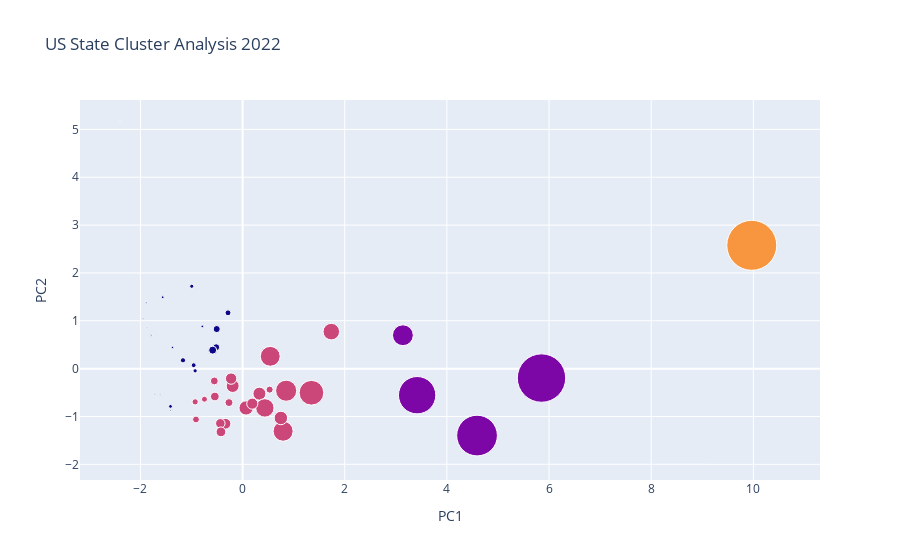

Source (notebook cell):
### Markdown cell above
#### 2022

### Code cell
warnings.filterwarnings('ignore')

clusterdf22, Z22, silhoutte22, ari22 = mda.cluster_algorithm(df22_processed, "kmeans")

fig22 = go.Figure(
    data=go.Scatter(
        x=clusterdf22["PC1"].values,
        y=clusterdf22["PC2"].values,
        text=clusterdf22.index,
        mode='markers',
        marker=go.Marker(
            size=df22_processed["deaths"],
            sizemode='diameter',
            sizeref=df22_processed["deaths"].max()/50,
            opacity=1,
            color=Z22
        )
    )
)

fig22.update_layout(
    go.Layout(
        title='US State Cluster Analysis 2022',
        xaxis=go.XAxis(title="PC1", showgrid=True, zeroline=True, showticklabels=True),
        yaxis=go.YAxis(title="PC2", showgrid=True, zeroline=True, showticklabels=True),
        hovermode='closest'
    )
)

fig22.show()

### Figure 1 — Plotly figure (JSON) as saved in the notebook; plotly's stock layout.template omitted (floating-point values rounded to 4 significant figures)
{"data": [{"marker": {"color": [2, 4, 2, 2, 3, 0, 2, 0, 1, 2, 0, 1, 2, 0, 0, 2, 2, 0, 2, 2, 2, 0, 2, 2, 0, 0, 0, 0, 2, 0, 1, 2, 0, 2, 2, 0, 2, 0, 2, 0, 2, 1, 0, 0, 2, 2, 0, 0, 0], "opacity": 1, "size": [19658, 1246, 30299, 11481, 91464, 12747, 10941, 2956, 74466, 36714, 4943, 38127, 23692, 9588, 8959, 15909, 17325, 2347, 14594, 23751, 36357, 12938, 12466, 20752, 3401, 4284, 10872, 2534, 33694, 7780, 68292, 24654, 2328, 38628, 14420, 7611, 45169, 3577, 17905, 2927, 26165, 88553, 4777, 661, 20376, 12967, 6945, 14594, 1820], "sizemode": "diameter", "sizeref": 1829.0}, "mode": "markers", "text": ["Alabama", "Alaska", "Arizona", "Arkansas", "California", "Colorado", "Connecticut", "Delaware", "Florida", "Georgia", "Idaho", "Illinois", "Indiana", "Iowa", "Kansas", "Kentucky", "Louisiana", "Maine", "Maryland", "Massachusetts", "Michigan", "Minnesota", "Mississippi", "Missouri", "Montana", "Nebraska", "Nevada", "New Hampshire", "New Jersey", "New Mexico", "New York", "North Carolina", "North Dakota", "Ohio", "Oklahoma", "Oregon", "Pennsylvania", "Rhode Island", "South Carolina", "South Dakota", "Tennessee", "Texas", "Utah", "Vermont", "Virginia", "Washington", "West Virginia", "Wisconsin", "Wyoming"], "type": "scatter", "x": [-0.334, -2.4, 1.737, -0.9279, 9.969, -0.5164, -0.7462, -1.407, 4.591, 0.7939, -1.563, 3.139, -0.1941, -1.167, -0.957, -0.5428, -0.4356, -1.719, -0.2662, 0.3298, 0.542, -0.5063, -0.9121, -0.2241, -1.886, -1.372, -0.285, -1.615, 0.4368, -0.9289, 3.418, 0.7499, -1.944, 0.8535, -0.5528, -0.9946, 1.349, -1.412, -0.4228, -1.789, 0.06895, 5.852, -0.7882, -1.879, 0.1908, 0.5299, -1.411, -0.5853, -1.865], "y": [-1.152, 5.155, 0.7732, -0.6946, 2.578, 0.4468, -0.6397, -0.8709, -1.399, -1.308, 1.492, 0.6978, -0.363, 0.1745, 0.07122, -0.583, -1.144, -0.5387, -0.7099, -0.5234, 0.2571, 0.827, -1.063, -0.2087, 1.376, 0.4431, 1.166, -0.5411, -0.8208, -0.04638, -0.5551, -1.032, 1.043, -0.4613, -0.2578, 1.722, -0.5041, -0.7678, -1.322, 0.6946, -0.822, -0.1971, 0.882, -0.5675, -0.7322, -0.4388, -0.7894, 0.3866, 0.8667]}], "layout": {"autosize": true, "hovermode": "closest", "title": {"text": "US State Cluster Analysis 2022"}, "xaxis": {"autorange": true, "range": [-3.181, 11.3], "showgrid": true, "showticklabels": true, "title": {"text": "PC1"}, "type": "linear", "zeroline": true}, "yaxis": {"autorange": true, "range": [-3.089, 5.744], "showgrid": true, "showticklabels": true, "title": {"text": "PC2"}, "type": "linear", "zeroline": true}}}
